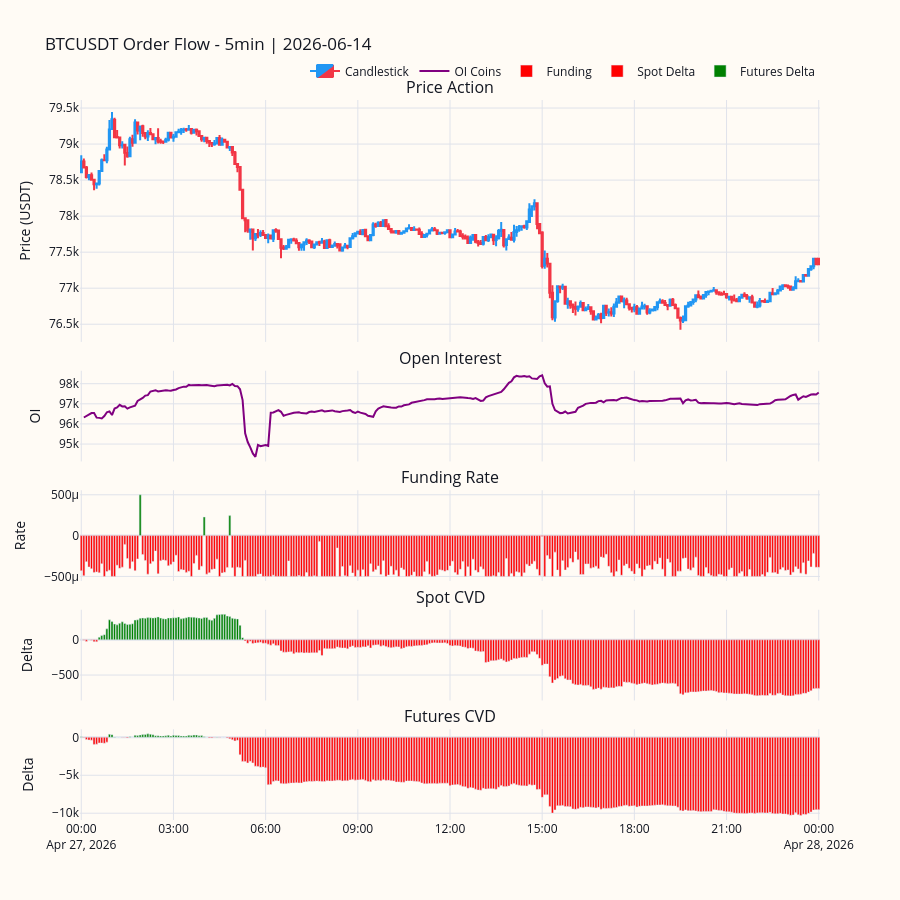

The code cell stored with this chart in its notebook:
### Code cell
from orderflow import build_order_flow_chart

my_layout = [
    {"type": "candlestick", "title": "Price Action", "name": "Candlestick", "y_title": "Price (USDT)"},
    {"type": "line", "title": "Open Interest", "column": "sum_open_interest", "name": "OI Coins", "color": "purple", "y_title": "OI"},
    {"type": "delta_bars", "title": "Funding Rate", "column": "funding_rate", "name": "Funding", "color": "orange", "y_title": "Rate"},
    {"type": "delta_bars", "title": "Spot CVD", "column": "spot_cumulative_volume_delta", "name": "Spot Delta", "y_title": "Delta"},
    {"type": "delta_bars", "title": "Futures CVD", "column": "fut_cumulative_volume_delta", "name": "Futures Delta", "y_title": "Delta"}
]

# Generate a 5-panel chart completely automatically!
fig = build_order_flow_chart(combined, "2026-06-14", config=my_layout)
fig.show()

### Figure 1 — Plotly figure (JSON) as saved in the notebook; plotly's stock layout.template omitted (floating-point values rounded to 4 significant figures; data arrays with more than 128 entries replaced by an {"elided": "..."} marker saying what was removed)
{"data": [{"close": {"elided": "289 float values"}, "decreasing": {"fillcolor": "#F23645", "line": {"color": "#F23645"}}, "high": {"elided": "289 float values"}, "increasing": {"fillcolor": "#2196F3", "line": {"color": "#2196F3"}}, "low": {"elided": "289 float values"}, "name": "Candlestick", "open": {"elided": "289 float values"}, "type": "candlestick", "x": {"elided": "289 str values"}, "xaxis": "x", "yaxis": "y"}, {"line": {"color": "purple", "width": 2}, "name": "OI Coins", "type": "scatter", "x": {"elided": "289 str values"}, "xaxis": "x2", "y": {"elided": "289 float values"}, "yaxis": "y2"}, {"marker": {"color": {"elided": "289 str values"}}, "name": "Funding", "type": "bar", "x": {"elided": "289 str values"}, "xaxis": "x3", "y": {"elided": "289 float values"}, "yaxis": "y3"}, {"marker": {"color": {"elided": "289 str values"}}, "name": "Spot Delta", "type": "bar", "x": {"elided": "289 str values"}, "xaxis": "x4", "y": {"elided": "289 float values"}, "yaxis": "y4"}, {"marker": {"color": {"elided": "289 str values"}}, "name": "Futures Delta", "type": "bar", "x": {"elided": "289 str values"}, "xaxis": "x5", "y": {"elided": "289 float values"}, "yaxis": "y5"}], "layout": {"annotations": [{"font": {"size": 16}, "showarrow": false, "text": "Price Action", "x": 0.5, "xanchor": "center", "xref": "paper", "y": 1, "yanchor": "bottom", "yref": "paper"}, {"font": {"size": 16}, "showarrow": false, "text": "Open Interest", "x": 0.5, "xanchor": "center", "xref": "paper", "y": 0.624, "yanchor": "bottom", "yref": "paper"}, {"font": {"size": 16}, "showarrow": false, "text": "Funding Rate", "x": 0.5, "xanchor": "center", "xref": "paper", "y": 0.458, "yanchor": "bottom", "yref": "paper"}, {"font": {"size": 16}, "showarrow": false, "text": "Spot CVD", "x": 0.5, "xanchor": "center", "xref": "paper", "y": 0.292, "yanchor": "bottom", "yref": "paper"}, {"font": {"size": 16}, "showarrow": false, "text": "Futures CVD", "x": 0.5, "xanchor": "center", "xref": "paper", "y": 0.126, "yanchor": "bottom", "yref": "paper"}], "font": {"color": "#131722"}, "height": 900, "legend": {"orientation": "h", "x": 1, "xanchor": "right", "y": 1.02, "yanchor": "bottom"}, "paper_bgcolor": "#FFFBF5", "plot_bgcolor": "#FFFBF5", "showlegend": true, "title": {"text": "BTCUSDT Order Flow - 5min | 2026-06-14"}, "xaxis": {"anchor": "y", "domain": [0, 1], "gridcolor": "#E0E3EB", "matches": "x5", "rangeslider": {"visible": false}, "showticklabels": false, "zerolinecolor": "#E0E3EB"}, "xaxis2": {"anchor": "y2", "domain": [0, 1], "gridcolor": "#E0E3EB", "matches": "x5", "showticklabels": false, "zerolinecolor": "#E0E3EB"}, "xaxis3": {"anchor": "y3", "domain": [0, 1], "gridcolor": "#E0E3EB", "matches": "x5", "showticklabels": false, "zerolinecolor": "#E0E3EB"}, "xaxis4": {"anchor": "y4", "domain": [0, 1], "gridcolor": "#E0E3EB", "matches": "x5", "showticklabels": false, "zerolinecolor": "#E0E3EB"}, "xaxis5": {"anchor": "y5", "domain": [0, 1], "gridcolor": "#E0E3EB", "showticklabels": true, "zerolinecolor": "#E0E3EB"}, "yaxis": {"anchor": "x", "domain": [0.664, 1], "gridcolor": "#E0E3EB", "title": {"text": "Price (USDT)"}, "zerolinecolor": "#E0E3EB"}, "yaxis2": {"anchor": "x2", "domain": [0.498, 0.624], "gridcolor": "#E0E3EB", "title": {"text": "OI"}, "zerolinecolor": "#E0E3EB"}, "yaxis3": {"anchor": "x3", "domain": [0.332, 0.458], "gridcolor": "#E0E3EB", "title": {"text": "Rate"}, "zerolinecolor": "#E0E3EB"}, "yaxis4": {"anchor": "x4", "domain": [0.166, 0.292], "gridcolor": "#E0E3EB", "title": {"text": "Delta"}, "zerolinecolor": "#E0E3EB"}, "yaxis5": {"anchor": "x5", "domain": [0, 0.126], "gridcolor": "#E0E3EB", "title": {"text": "Delta"}, "zerolinecolor": "#E0E3EB"}}}
